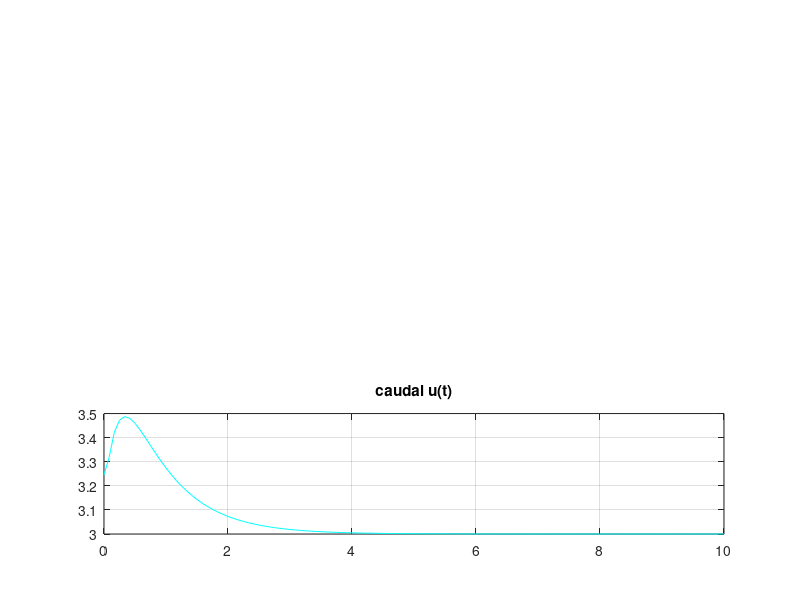

Reproduce this figure in MATLAB.
%TP1 Ejercicio 1, iniciso 1
clc; clear all; close all;
%componentes
A1=1;
A2=1;
R1=1/2;
R2=1/3;
h1(1)=0;
h2(1)=0;
%matrices del espacio de estados (ss)
A=[-1/(A1*R1) 1/(A1*R1); 1/(A2*R1) -(1/(A2*R1)+1/(A2*R2))]
B=[1/A1; 0]
Ct=[0 1]
D=[0]
X=[h1 ; h2];
u(1)=0;
sys=ss(A,B,Ct,D);
Y(1)=0;
%Variables de utilidad
%Para determinar h se hace lo siguiente:
f=max(abs(pole(sys))) %Esto nos imprime la frecuencia del polo más alta del sistema.
%determinamos h como 1/10f, donde f es la frecuencia más alta
h=1/(2*f) %El h como yo
tiempo=(10/h);
t=0:h:(tiempo*h);
i=1; k=0;
referencia=1; %altura en metros del tanque 2

%PID
Kp=3; Ki=3;Kd=0.01;
A1=((2*Kp*h)+(Ki*(h^2))+(2*Kd))/(2*h);
B1=(-2*Kp*h+Ki*(h^2)-4*Kd)/(2*h);
C1=Kd/h;
error(1)=0;

while(i<(tiempo+2))
  k=i+2;
  h1(i)=X(1);h2(i)=X(2);
  error(k)=referencia-h2(i); %calculamos el error
  u=[u+A1*error(k)+B1*error(k-1)+C1*error(k-2)]; %calculamos la acción de control
  accion(i)=u;

  for ii=1:10
      X_P=A*X+B*u; %X punto
      X=X+.1*h*X_P; %Esto es el cálculo de la integral como sumatoria
  end
  i=i+1;
end
%Imprimo como varían mis variables de estado y mi entrada
subplot(3,1,1) ;plot(t,h1,'b'); title('altura del primer tanque'); grid on;
subplot(3,1,2) ;plot(t,h2,'r'); grid on; hold ; step(sys,t) ,legend('altura controlada','altura sin controlador'); title('altura del segundo tanque');
subplot(3,1,3) ;plot(t,accion,'c'); title('caudal u(t)');grid on;
